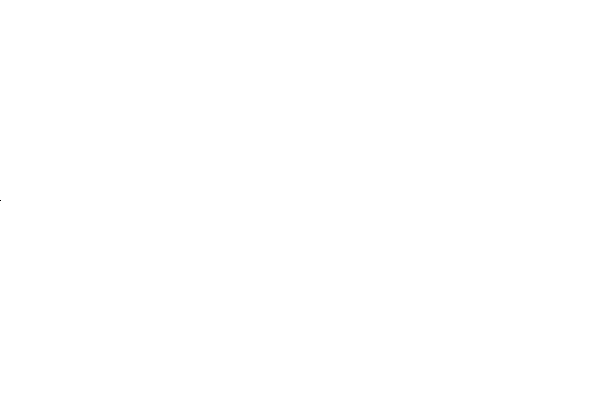
Frame 1 (no input)
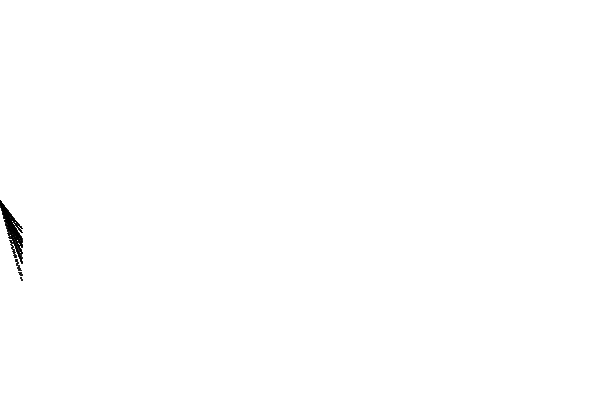
Frame 60 (the mouse pressed at the canvas centre just before this capture)
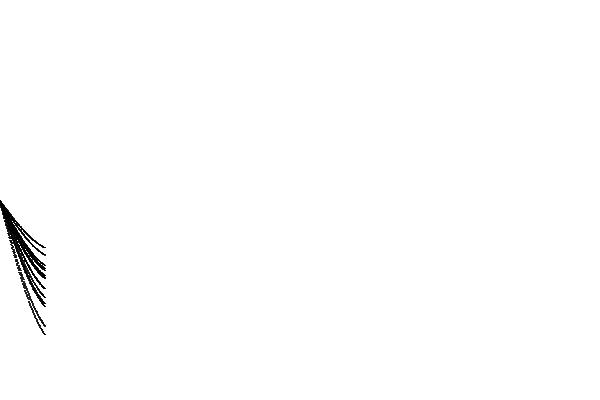
Frame 120 (the mouse held since frame 60 and released just before this capture)

The Processing sketch that drew these frames (run headless with seeded random() and noise(); from frame 60 on, the mouse is pressed at the canvas centre):

// Processing sketch: original
// ── original.pde
float[] angles;
float[] amplitudes;
float[] frequencies;

void setup() {
  size(600, 400);
  background(255);

  int numWaves = 15;
  angles = new float[numWaves];
  amplitudes = new float[numWaves];
  frequencies = new float[numWaves];

  for (int i = 0; i < numWaves; i++) {
    angles[i] = 0;
    amplitudes[i] = random(50, 150);
    frequencies[i] = random(0.5, 0.1);
  }
}

void draw() {
  float centerY = height / 2;

  for (int i = 0; i < angles.length; i++) {
    float x = map(angles[i], 0, PI * 10, 0, width);
    float y = centerY + sin(angles[i] * frequencies[i]) * amplitudes[i];

    stroke(0);
    line(x - 1, y, x, y);

    angles[i] += 0.02;

    if (x >= width) {
      //background(255);
      //angles[i] = 0;
      save("waves.jpg");
      noLoop();
    }
  }
  
}
